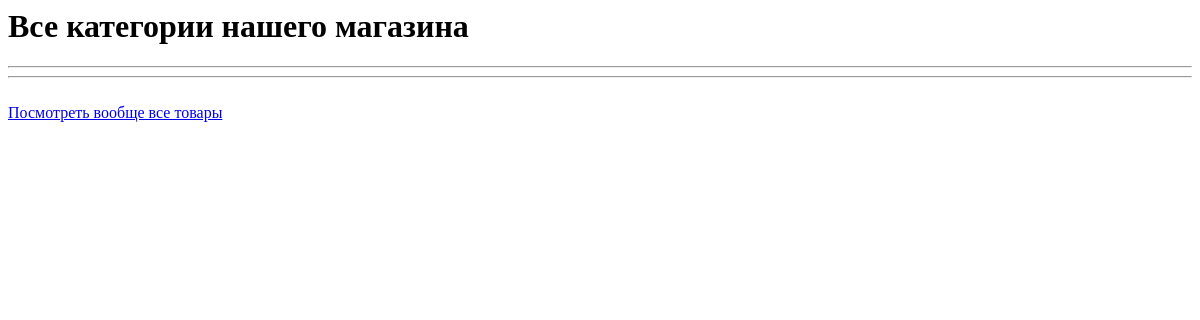
Page /categories/ on the earlier database version.
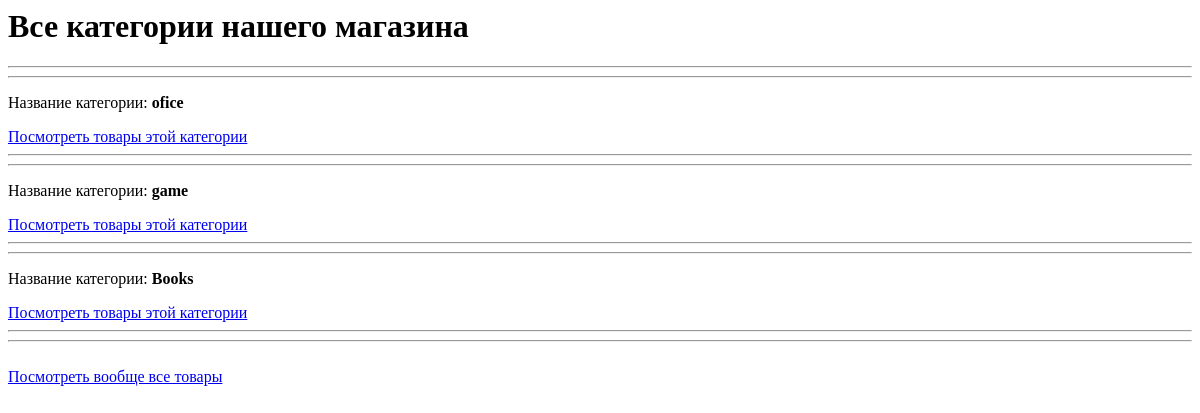
Same page on the later database version.
### myShop/models.py (models this page shows, shortened)
class Category(models.Model):
    name = models.CharField(max_length=50 , verbose_name="Введите Категорию")

### myShop/views.py (the view)
# urls.py: path('categories/', views.CategoryListView.as_view(), name='categories'),
class CategoryListView(generic.ListView):
    template_name = 'categories.html'
    model = Category
    context_object_name = 'categories_key'
    def get_queryset(self):
        return self.model.objects.all().order_by('-id')

### templates/categories.html (shortened to what this page needs)
<h1>Все категории нашего магазина</h1>
<hr>
<hr>
{% for i in categories_key %}
<p>Название категории: <b>{{ i.name }}</b></p>
<a href="/category/{{ i.id }}/">Посмотреть товары этой категории</a>
<hr>
<hr>
{% endfor %}
<a href="/products/">Посмотреть вообще все товары</a>

Differences in the rows shown:
added Category: name "ofice"
added Category: name "game"
added Category: name "Books"
